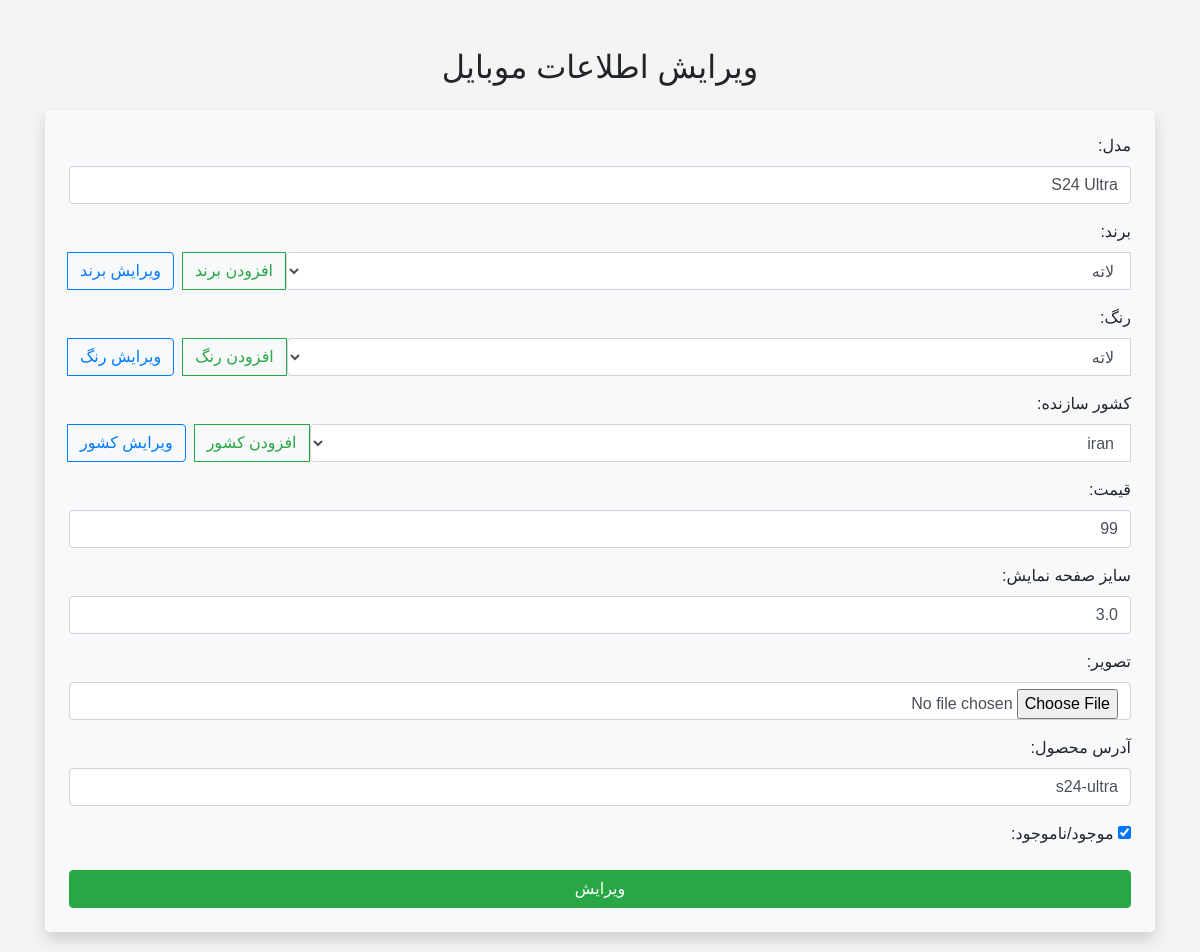
Screenshot of /phone/s24-ultra/edit/ with the database file from the repository.
### mobile_inventory/models.py (models this page shows, shortened)
class Phone(models.Model):
    model = models.CharField(max_length=100, unique=True, verbose_name='مدل')
    brand = models.ForeignKey(Brand, on_delete=models.CASCADE, verbose_name='برند')
    color = models.ForeignKey(Color, on_delete=models.CASCADE, verbose_name='رنگ')
    country_of_manufacture = models.ForeignKey(Country, on_delete=models.CASCADE, verbose_name='کشور سازنده')
    price = models.PositiveIntegerField(verbose_name='قیمت')
    image = models.ImageField(upload_to='phone_images', null=True, blank=True, verbose_name='تصویر')
    screen_size = models.FloatField(verbose_name='سایز صفحه نمایش')
    is_available = models.BooleanField(default=True, verbose_name='موجود/ناموجود')
    created_at = models.DateTimeField(auto_now_add=True, null=True, blank=True)
    slug = models.SlugField(unique=True, blank=True, verbose_name='آدرس محصول')
    class Meta:
        verbose_name = 'موبایل'
        verbose_name_plural = 'موبایل ها'

### mobile_inventory/views.py (the view)
# urls.py: path('phone/<slug:slug>/edit/', views.EditPhoneView.as_view(), name='edit_phone'),
class EditPhoneView(UpdateView):
    model = Phone
    form_class = PhoneForm
    template_name = 'mobile_inventory/edit_phone.html'
    success_url = reverse_lazy('list_phone')

### mobile_inventory/forms.py
class PhoneForm(forms.ModelForm):
    class Meta:
        model = Phone
        fields = '__all__'
        error_messages = {
            'model': {
                'required': 'مدل الزامی است.',
            },
            'brand': {
                'required': 'برند الزامی است.',
            },
            'color': {
                'required': 'رنگ الزامی است.',
            },
            'country_of_manufacture': {
                'required': 'کشور سازنده الزامی است.',
            },
            'price': {
                'required': 'قیمت الزامی است.',
            },
            'image': {
                'required': 'تصویر الزامی است.',
            },
            'screen_size': {
                'required': 'سایز صفحه نمایش الزامی است.',
            },
        }

### mobile_inventory/models.py (called while the page is built)
    def __str__(self):
        return f'{self.name}'

    def __str__(self):
        return self.name

    def __str__(self):
        return self.name

### mobile_inventory/templatetags/custom_filters.py (called while the page is built)
@register.filter(name='add_class')
def add_class(field, css_clss):
    return field.as_widget(attrs={'class': css_clss})

### mobile_inventory/templates/mobile_inventory/edit_phone.html (shortened to what this page needs)
{% extends 'base.html' %}
{% load static %}
{% load custom_filters %}
{% block main %}
    <body>
    <div class="container mt-5">
        <h2 class="text-center mb-4">ویرایش اطلاعات موبایل</h2>
        <form method="post" enctype="multipart/form-data" class="bg-light p-4 rounded shadow" novalidate>
            <div class="form-group text-right">
                {{ form.model.label_tag }}
                {{ form.model|add_class:"form-control d-inline-block" }}
            </div>
            <div class="form-group text-right">
                {{ form.brand.label_tag }}
                <div class="input-group">
                    {{ form.brand|add_class:"form-control" }}
                    <div class="input-group-append">
                        <a href="{% url 'add_brand' %}?next={{ request.path }}" class="btn btn-outline-success">افزودن
                            برند</a>
                        <a id="editBrandLink" href="{% url 'edit_brand' phone.brand.slug %}?next={{ request.path }}"
                           class="btn btn-outline-primary mr-2">ویرایش برند</a>
                    </div>
                </div>
            </div>
            <div class="form-group text-right">
                {{ form.color.label_tag }}
                <div class="input-group">
                    {{ form.color|add_class:"form-control" }}
                    <div class="input-group-append">
                        <a href="{% url 'add_color' %}?next={{ request.path }}" class="btn btn-outline-success">افزودن
                            رنگ</a>
                        <a id="editColorLink" href="{% url 'edit_color' phone.color.slug %}?next={{ request.path }}"
                           class="btn btn-outline-primary mr-2">ویرایش رنگ</a>
                    </div>
                </div>
            </div>
            <div class="form-group text-right">
                {{ form.country_of_manufacture.label_tag }}
                <div class="input-group">
                    {{ form.country_of_manufacture|add_class:"form-control" }}
                    <div class="input-group-append">
                        <a href="{% url 'add_country' %}?next={{ request.path }}" class="btn btn-outline-success">افزودن
                            کشور</a>
                        <a id="editCountryLink"
                           href="{% url 'edit_country' phone.country_of_manufacture.slug %}?next={{ request.path }}"
                           class="btn btn-outline-primary mr-2">ویرایش کشور</a>
                    </div>
                </div>
            </div>
            <div class="form-group text-right">
                {{ form.price.label_tag }}
                {{ form.price|add_class:"form-control" }}
            </div>
            <div class="form-group text-right">
                {{ form.screen_size.label_tag }}
                {{ form.screen_size|add_class:"form-control" }}
            </div>
            <div class="form-group text-right">
                {{ form.image.label_tag }}
                <input type="file" name="image" id="imageInput" class="form-control">
            </div>
            <div class="form-group text-right">
                {{ form.slug.label_tag }}
                {{ form.slug|add_class:"form-control" }}
            </div>
            <div class="form-group form-check text-right">
                {{ form.is_available }}
                {{ form.is_available.label_tag }}
            </div>
            <button type="submit" class="btn btn-success btn-block" style="transition: background-color 0.3s ease;">
                ویرایش
            </button>
        </form>
    </div>
    </body>
{% endblock %}

### static/css/styles.css (style rules this page uses)
body { font-family: Arial, sans-serif; margin: 20px; background-color: #f4f4f4; direction: rtl; }
a { text-decoration: none; }

### rows the page displays
Phone: model "S24 Ultra", brand "لاته", color "لاته", country_of_manufacture "iran", price "99", screen_size "3.0", slug "s24-ultra", is_available "☑"
